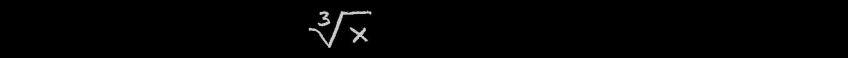
%> input picture equations/SKMBT_36317040717260_eq3.png, 1696 x 116 px (shown at 1/2 size)
$ octave generate_images.m   (GNU Octave 9; MATLAB toolbox functions it lacks are replaced by stand-ins)
%> lines starting %> are read from the running program, lines starting %| are printed output that depends on the picture; in (x1, y1, x2, y2) boxes, pixels count from 0 and x2, y2 are one past the last pixel; in counts of white or black regions, pixels touching at a corner belong together; the program's own positions count from 1
clear all;
close all;
parts = strsplit(mfilename('fullpath'), filesep);
DirPart = mfilename('fullpath');
DirPart = DirPart(1:end-length(parts{end}));
I = imread([DirPart 'equations' filesep 'SKMBT_36317040717260_eq3.png']);
%> I is the input picture: size 116x1696 uint8; min 0, max 243, mean 1.9
BW = im2bw(I, 0.1);
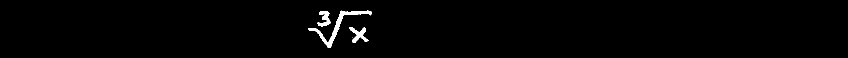
%> BW: size 116x1696 logical (shown at 1/2 size); 1.1% white; 5 white regions (2 under 20 px)


stats = regionprops(BW);
%> stats = 5 regions; box (x1, y1, x2, y2), Area and Centroid: (617, 21, 744, 96) 1249 [675.9 53.3], (699, 54, 737, 86) 507 [718.3 70], (635, 22, 661, 53) 420 [649.8 38.3], (705, 74, 706, 75) 1 [706 75], (741, 31, 742, 32) 1 [742 32]
for index=1:length(stats)
    if stats(index).Area > 20 && stats(index).BoundingBox(3)*stats(index).BoundingBox(4) < 30000
    x = ceil(stats(index).BoundingBox(1))
    y= ceil(stats(index).BoundingBox(2))
    widthX = floor(stats(index).BoundingBox(3)-1)
    widthY = floor(stats(index).BoundingBox(4)-1)
    % TODO
    % if not connected keep left upper
    % if - or . find upper or lower image that might need to merge(need
    % recognize the classification)
    % after getting merged image delete old images

    subimage(index) = {BW(y:y+widthY,x:x+widthX,:)};
    figure, imshow(subimage{index})
    end
end
%> this loop made 5 passes
%> (x, y, widthX, widthY) on passes 1 to 3: (618, 22, 126, 74), (636, 23, 25, 30), (700, 55, 37, 31)
%> pass 1, `imshow(subimage{index})`:
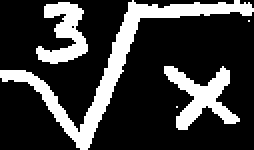
%> displayed picture: size 75x127 logical (shown 2 times larger); 22.9% white; 5 white regions (2 under 20 px), largest, box (x1, y1, x2, y2) and area: (0, 0, 127, 75) 1249, (82, 33, 120, 65) 507, (18, 1, 44, 32) 420
%> pass 2, `imshow(subimage{index})`:
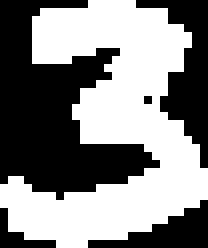
%> displayed picture: size 31x26 logical (shown 8 times larger); 52.1% white; 5 black regions (2 under 20 px), largest, box (x1, y1, x2, y2) and area: (0, 0, 20, 25) 253, (17, 0, 26, 21) 78, (11, 25, 26, 31) 41
%> after the loop, subimage = 3 items

$ run again, with equations/SKMBT_36317040717260_eq6.png copied over equations/SKMBT_36317040717260_eq3.png
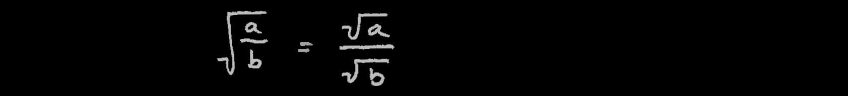
%> input picture equations/SKMBT_36317040717260_eq6.png, 1696 x 192 px (shown at 1/2 size)
%> I is the input picture: size 192x1696 uint8; min 0, max 230, mean 3.7
%> `BW = im2bw(I, 0.1);`:
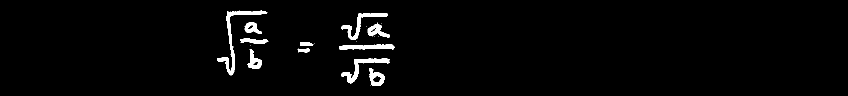
%> BW: size 192x1696 logical (shown at 1/2 size); 2.3% white; 22 white regions (11 under 20 px)
%> stats = 22 regions; largest, box (x1, y1, x2, y2), Area and Centroid: (434, 21, 535, 151) 1554 [470.9 75.2], (683, 116, 779, 167) 1088 [724.1 136.1], (683, 26, 776, 80) 975 [723 48.2], (679, 88, 789, 100) 834 [734.8 94.7], (739, 136, 770, 172) 600 [753.2 156.6]
%> the loop `for index=1:length(stats)` made 22 passes
%> (x, y, widthX, widthY) on passes 1, 2, 3, 4, 7, 8, 10, 11: (435, 22, 100, 129), (481, 77, 55, 10), (490, 45, 34, 22), (495, 99, 29, 38), (596, 98, 24, 8), (601, 85, 26, 7), (680, 89, 109, 11), (684, 27, 92, 53)
%> pass 1, `imshow(subimage{index})`:
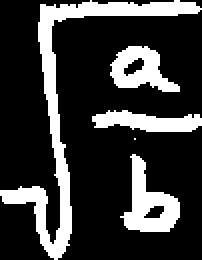
%> displayed picture: size 130x101 logical (shown 2 times larger); 22.4% white; 5 white regions (1 under 20 px), largest, box (x1, y1, x2, y2) and area: (0, 0, 101, 130) 1554, (60, 77, 90, 116) 552, (55, 23, 90, 46) 442, (46, 55, 101, 66) 393
%> after the loop `for index=1:length(stats)`: subimage = 16 items
